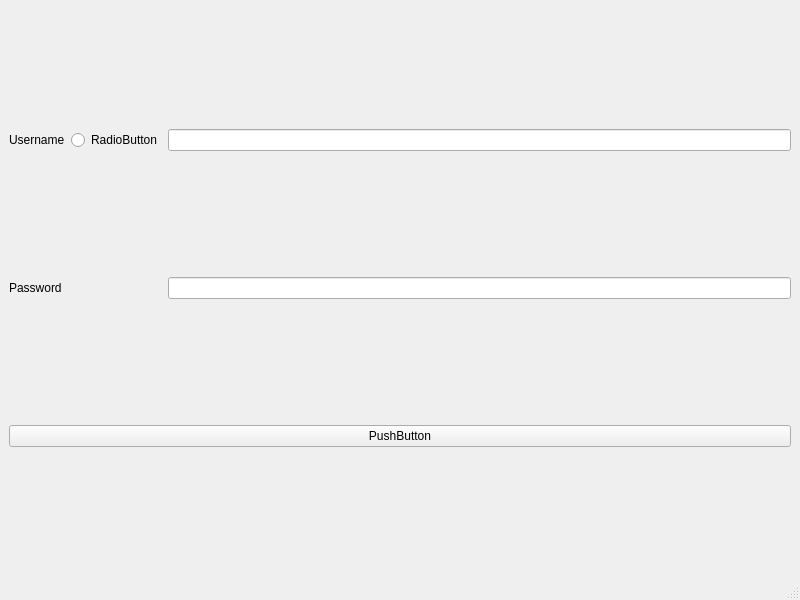
<?xml version="1.0" encoding="UTF-8"?>
<ui version="4.0">
 <class>MainWindow</class>
 <widget class="QMainWindow" name="MainWindow">
  <property name="geometry">
   <rect>
    <x>0</x>
    <y>0</y>
    <width>800</width>
    <height>600</height>
   </rect>
  </property>
  <property name="windowTitle">
   <string>MainWindow</string>
  </property>
  <widget class="QWidget" name="centralwidget">
   <layout class="QGridLayout" name="gridLayout">
    <item row="4" column="0" colspan="3">
     <widget class="QPushButton" name="pushButton">
      <property name="text">
       <string>PushButton</string>
      </property>
     </widget>
    </item>
    <item row="0" column="0">
     <widget class="QLabel" name="label">
      <property name="text">
       <string>Username</string>
      </property>
     </widget>
    </item>
    <item row="3" column="0">
     <widget class="QLabel" name="label_2">
      <property name="text">
       <string>Password</string>
      </property>
     </widget>
    </item>
    <item row="0" column="2">
     <widget class="QLineEdit" name="lineEdit"/>
    </item>
    <item row="3" column="2">
     <widget class="QLineEdit" name="lineEdit_2"/>
    </item>
    <item row="0" column="1">
     <widget class="QRadioButton" name="radioButton">
      <property name="text">
       <string>RadioButton</string>
      </property>
     </widget>
    </item>
   </layout>
  </widget>
  <widget class="QMenuBar" name="menubar">
   <property name="geometry">
    <rect>
     <x>0</x>
     <y>0</y>
     <width>800</width>
     <height>23</height>
    </rect>
   </property>
  </widget>
  <widget class="QStatusBar" name="statusbar"/>
 </widget>
 <resources/>
 <connections/>
</ui>
